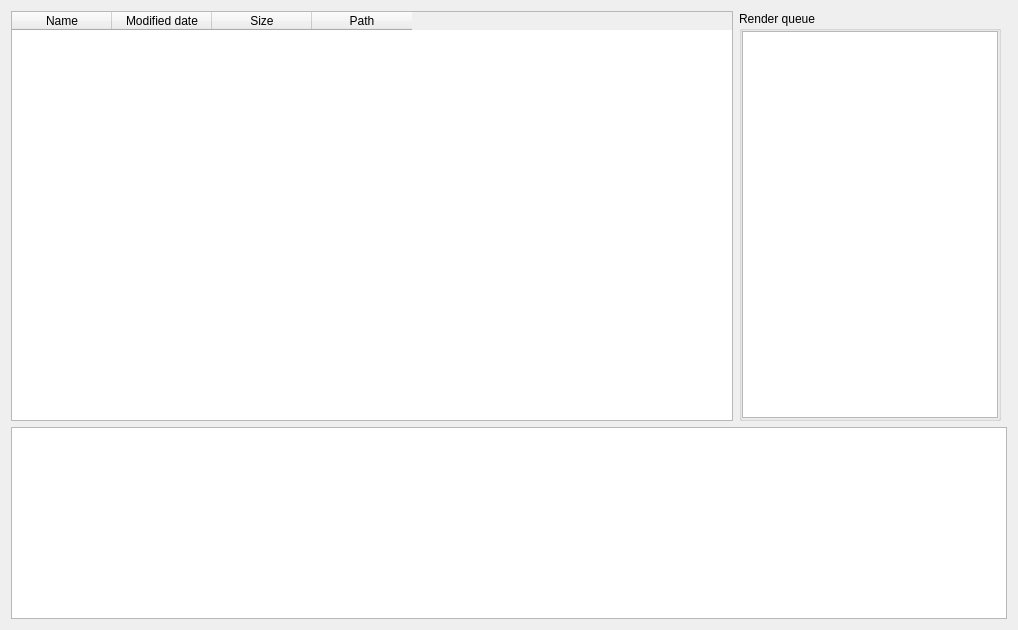
<?xml version="1.0" encoding="UTF-8"?>
<ui version="4.0">
    <class>MainView</class>
    <widget class="QWidget" name="MainView">
        <property name="geometry">
            <rect>
                <x>0</x>
                <y>0</y>
                <width>1018</width>
                <height>630</height>
            </rect>
        </property>
        <layout class="QGridLayout" name="gridLayout">
            <item row="0" column="0">
                <widget class="QTableWidget" name="availableFiles">
                    <property name="editTriggers">
                        <set>QAbstractItemView::NoEditTriggers</set>
                    </property>
                    <property name="alternatingRowColors">
                        <bool>true</bool>
                    </property>
                    <property name="selectionMode">
                        <enum>QAbstractItemView::SingleSelection</enum>
                    </property>
                    <property name="selectionBehavior">
                        <enum>QAbstractItemView::SelectRows</enum>
                    </property>
                    <property name="showGrid">
                        <bool>false</bool>
                    </property>
                    <property name="gridStyle">
                        <enum>Qt::SolidLine</enum>
                    </property>
                    <property name="wordWrap">
                        <bool>false</bool>
                    </property>
                    <property name="columnCount">
                        <number>4</number>
                    </property>
                    <attribute name="verticalHeaderVisible">
                        <bool>false</bool>
                    </attribute>
                    <column>
                        <property name="text">
                            <string>Name</string>
                        </property>
                    </column>
                    <column>
                        <property name="text">
                            <string>Modified date</string>
                        </property>
                    </column>
                    <column>
                        <property name="text">
                            <string>Size</string>
                        </property>
                    </column>
                    <column>
                        <property name="text">
                            <string>Path</string>
                        </property>
                    </column>
                </widget>
            </item>
            <item row="1" column="0" colspan="3" alignment="Qt::AlignBottom">
                <widget class="QPlainTextEdit" name="logData">
                    <property name="minimumSize">
                        <size>
                            <width>0</width>
                            <height>192</height>
                        </size>
                    </property>
                    <property name="font">
                        <font>
                            <family>Monospace</family>
                        </font>
                    </property>
                    <property name="readOnly">
                        <bool>true</bool>
                    </property>
                </widget>
            </item>
            <item row="0" column="1" alignment="Qt::AlignRight">
                <widget class="QGroupBox" name="groupBox">
                    <property name="title">
                        <string>Render queue</string>
                    </property>
                    <layout class="QGridLayout" name="gridLayout_2">
                        <property name="leftMargin">
                            <number>0</number>
                        </property>
                        <property name="topMargin">
                            <number>0</number>
                        </property>
                        <property name="rightMargin">
                            <number>0</number>
                        </property>
                        <property name="bottomMargin">
                            <number>0</number>
                        </property>
                        <property name="spacing">
                            <number>0</number>
                        </property>
                        <item row="0" column="0">
                            <widget class="QListWidget" name="renderQueue">
                                <property name="cursor" stdset="0">
                                    <cursorShape>ArrowCursor</cursorShape>
                                </property>
                                <property name="editTriggers">
                                    <set>QAbstractItemView::NoEditTriggers</set>
                                </property>
                                <property name="selectionMode">
                                    <enum>QAbstractItemView::ExtendedSelection</enum>
                                </property>
                            </widget>
                        </item>
                    </layout>
                </widget>
            </item>
        </layout>
    </widget>
    <resources/>
    <connections/>
</ui>
